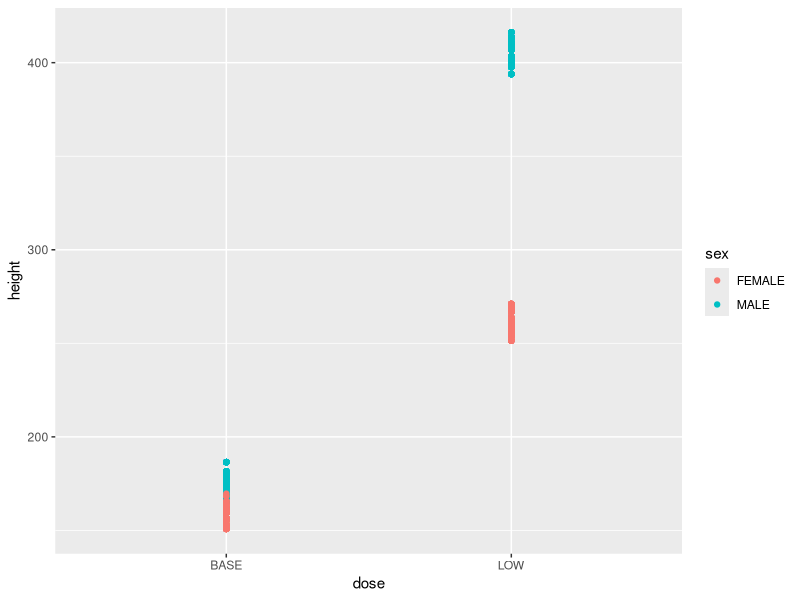

The R source for this figure:
library(ggplot2)

N <- 30
baseSEX <- 160
meaneffectSEX <- 15
maineffectDOSE <- 100
maleenhancement <- 130

sexvalues <- c("MALE", "FEMALE")
dosevalues <- c("BASE", "LOW")
sexes <- rep(sexvalues, c(length(dosevalues)*N, length(dosevalues)*N))
doses <- rep(rep(dosevalues, c(N,N)),length(sexes))
heights <- c(rnorm(N,baseSEX+meaneffectSEX,5), rnorm(N,baseSEX+meaneffectSEX+maineffectDOSE+maleenhancement,5), 
             rnorm(N,baseSEX,5), rnorm(N,baseSEX+maineffectDOSE,5))

binsex <- as.numeric(sexes == "MALE")

dat <- data.frame("sex" = sexes, "height" = heights, "dose" = doses, stringsAsFactors = TRUE)

model <- lm(height~sex+dose+sex:dose, data=dat)

print(summary(model))

g <- ggplot(data =  dat)
g <- g + geom_point(aes(x = dose, y = height, color = sex))
print(g)
